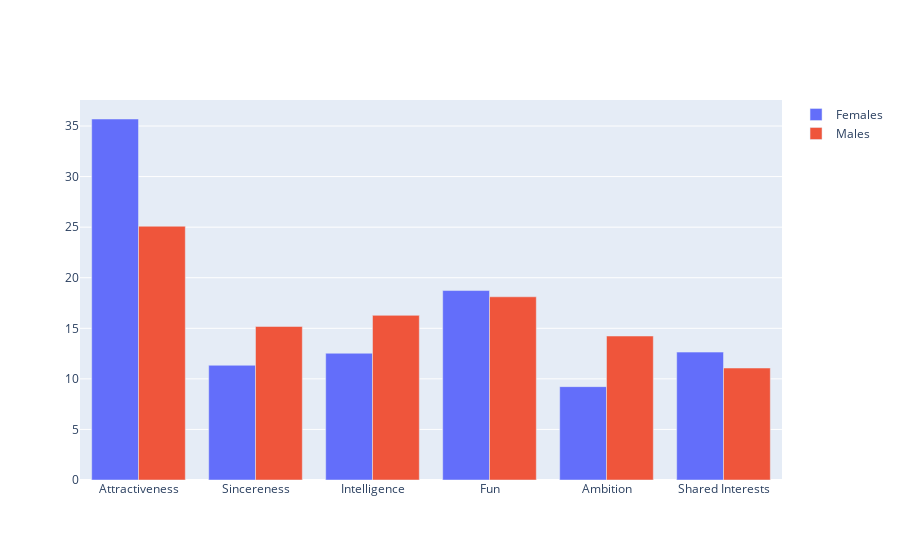

Notebook cell for this chart:
### Code cell
fig = go.Figure()
fig.add_trace(go.Bar(y=partner_interest.iloc[0], x=partner_interest.columns.values, name='Females'))
fig.add_trace(go.Bar(y=partner_interest.iloc[1], x=partner_interest.columns.values, name='Males'))

fig.show()

### Figure 1 — Plotly figure (JSON) as saved in the notebook; plotly's stock layout.template omitted (floating-point values rounded to 4 significant figures)
{"data": [{"name": "Females", "type": "bar", "x": ["Attractiveness", "Sincereness", "Intelligence", "Fun", "Ambition", "Shared Interests"], "y": [35.69, 11.34, 12.53, 18.73, 9.231, 12.65]}, {"name": "Males", "type": "bar", "x": ["Attractiveness", "Sincereness", "Intelligence", "Fun", "Ambition", "Shared Interests"], "y": [25.09, 15.18, 16.28, 18.12, 14.23, 11.07]}], "layout": {}}
